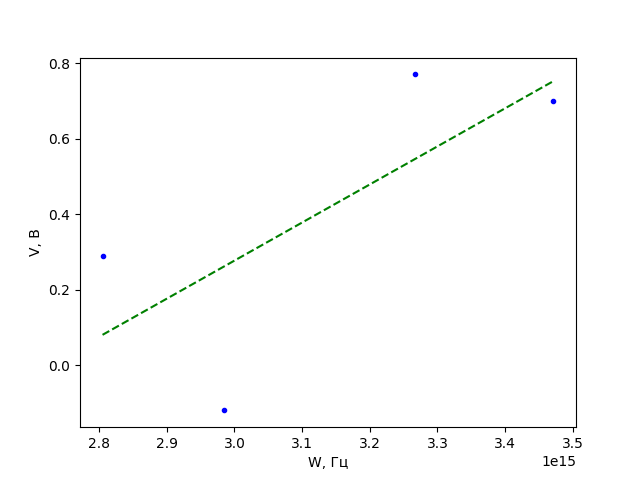

The Python source for this figure:
import matplotlib.pyplot as plt
import numpy as np
import scipy.optimize

def mapping(x, a, b):
    return a * x + b

W = list()
V = list()


with  open('data3', 'r')  as  data:
    for line in data:
        list_line = list((map(float, line.split())))
        W.append(2* np.pi *3 * 10 ** 8 / (list_line[0] * 10 ** -10))
        V.append(list_line[1])

W = np.array(W)
V = np.array(V)




args, covarian = scipy.optimize.curve_fit(mapping, W, V)
a, b = args[0], args[1]

plt.errorbar(np.linspace(min(W), max(W), 1024), np.linspace(min(W), max(W), 1024) * a + b, fmt="g--")
plt.errorbar(W, V, fmt="b.")

plt.xlabel("W, Гц")
plt.ylabel("V, В")
print(args, np.sqrt(np.diag(covarian)))
plt.show()
